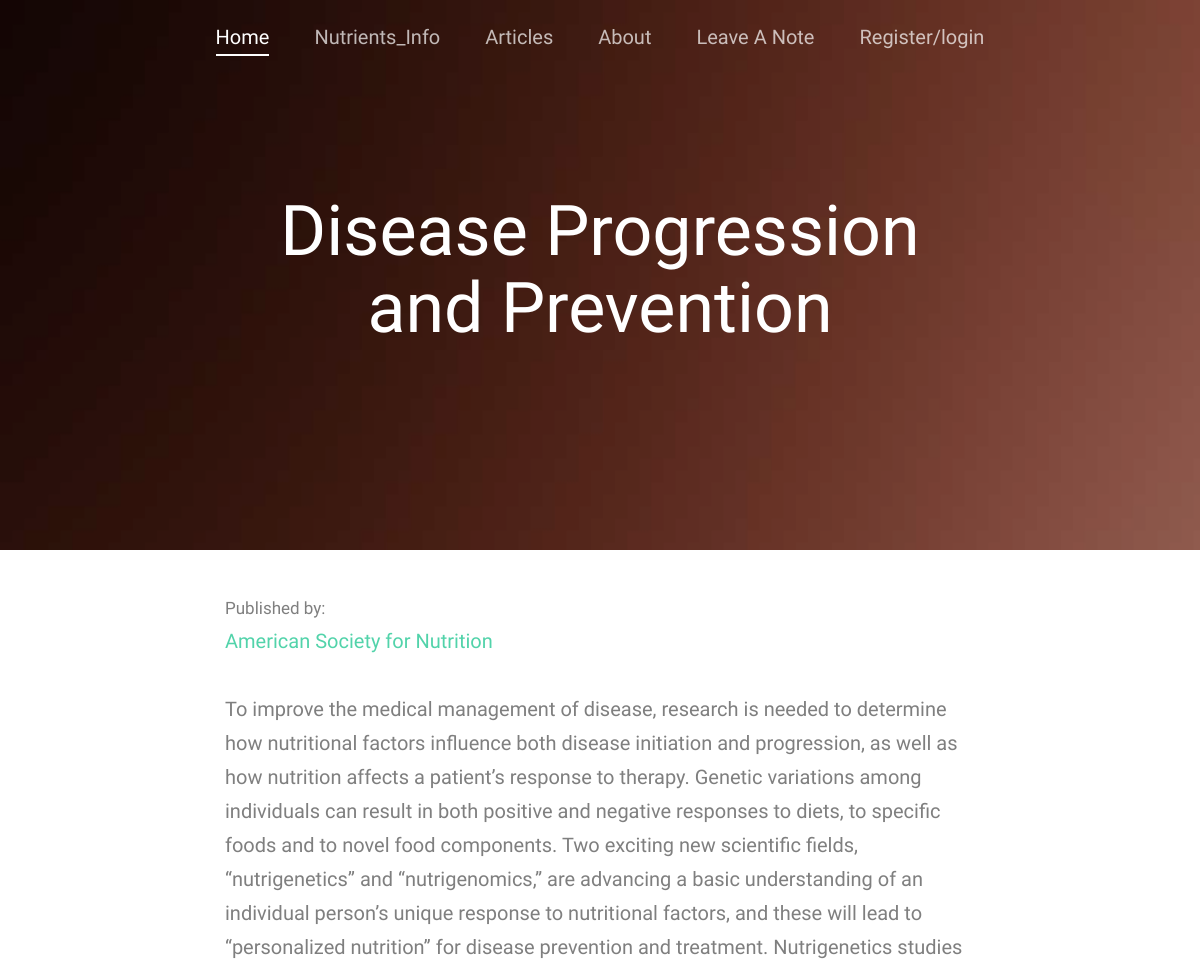
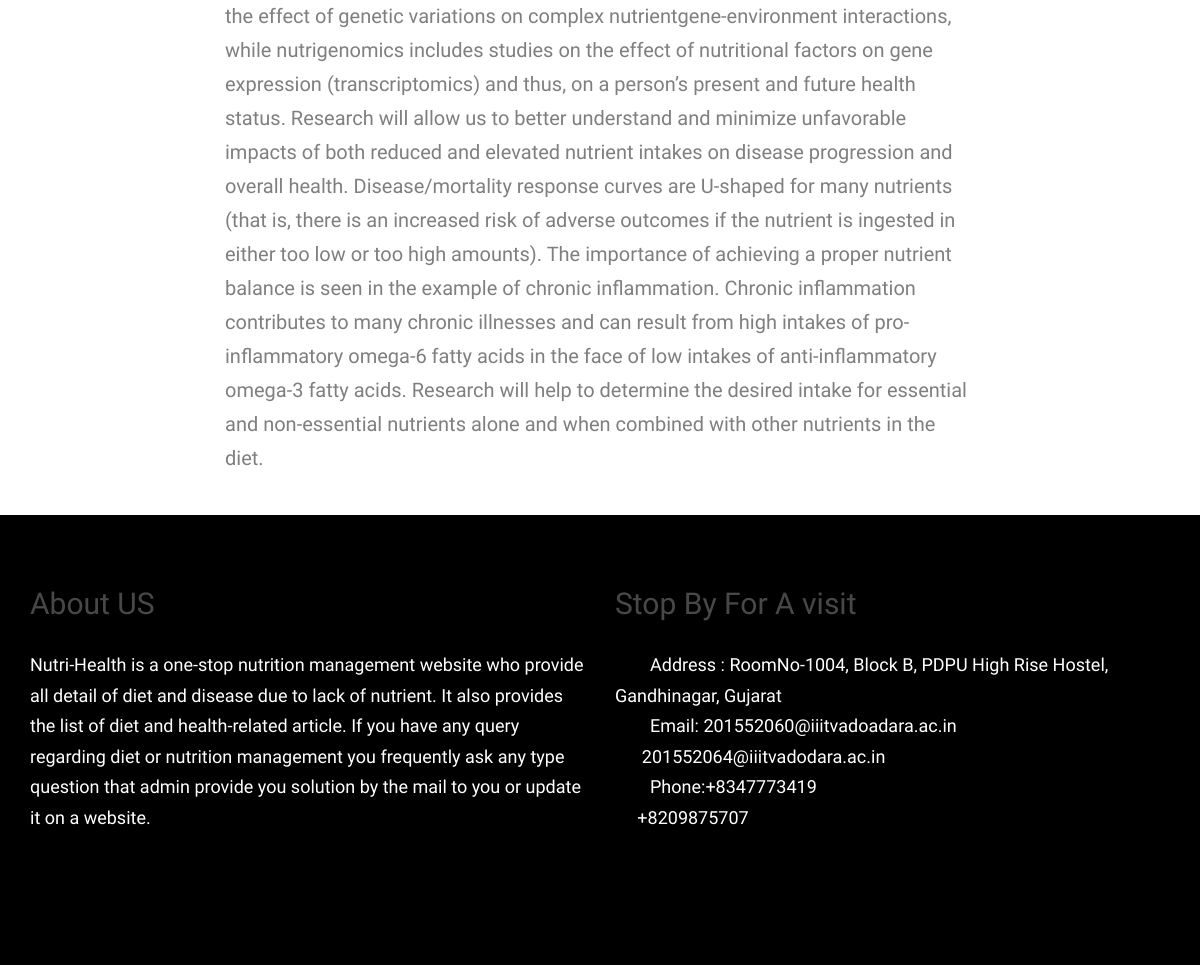
/articles/6/article/, run on the app's committed database (2 pictures, top to bottom).
### articles/models.py (models this page shows, shortened)
class Article(models.Model):
    user = models.ForeignKey(User, on_delete=models.CASCADE)
    title = models.CharField(max_length=75)
    content = models.TextField()
    publisher = models.CharField(max_length=50)
    date = models.DateField(default='MM/DD/YYYY')

### articles/views.py (the view)
# urls.py: url(r'^(?P<pk>[0-9]+)/article/$', views.full_article, name='full_article'),
def full_article(request, pk):
    article = Article.objects.get(pk=pk)
    return render(request, 'full_article.html', {'article': article})

### articles/templates/full_article.html (shortened to what this page needs)
{% extends 'base.html' %}
{% block body %}
  <div class="fh5co-hero"
       style="background-image: url(images/hero_2.jpg);"
       data-stellar-background-ratio="0.5">
    <div class="overlay"></div>
    <div class="container">
      <div class="row">
        <div
            class="col-md-8 col-md-offset-2 col-sm-12 col-sm-offset-0 col-xs-12 col-xs-offset-0 text-center fh5co-table">
          <div class="fh5co-intro fh5co-table-cell">
            <h1 class="text-center">{{ article.title }}</h1>
          </div>
        </div>
      </div>
    </div>
  </div>
<div class="fh5co-section">
  <div class="container">
    <div class="row">
      <div class="col-md-2"></div>
      <div class="col-md-8">
        <div class="float-right">
          <small>Published by:</small>
          <br>
          <a>{{ article.publisher }}</a>
        </div>
        <br>
        {{ article.content }}
      </div>
      <div class="col-md-2"></div>
    </div>
  </div>
</div>
{% endblock %}

### static/css/style.css (style rules this page uses)
body { font-family: "Work Sans", Arial, sans-serif; font-weight: 300; font-size: 20px; line-height: 1.7; color: #777777; color: #7f7f7f; background: #fff; height: 100%; position: relative; }
a { color: #52d3aa; -webkit-transition: 0.5s; -o-transition: 0.5s; transition: 0.5s; }
h1, h2, h3, h4, h5, h6 { color: rgba(72, 72, 72, 1); font-family: "Work Sans", Arial, sans-serif; font-weight: 300; margin: 0 0 30px 0; }
.fh5co-table, .fh5co-table-cell, .fh5co-hero, .fh5co-parallax { height: 550px; }
.fh5co-hero, .fh5co-parallax { background-color: #555; background-attachment: fixed; background-size: cover; position: relative; }
.fh5co-hero .overlay, .fh5co-parallax .overlay { position: absolute; top: 0; left: 0; right: 0; bottom: 0; background: black; opacity: .2; }
.fh5co-hero .fh5co-intro h1, .fh5co-parallax .fh5co-intro h1 { color: #fff; font-size: 70px; font-weight: 300; margin-bottom: 10px; }
.fh5co-table { display: table; }
.fh5co-table-cell { display: table-cell; vertical-align: middle; }
.fh5co-section { padding: 2em 0; }

### data on the page
Article: title "Disease Progression and Prevention", publisher "American Society for Nutrition", content "To improve the medical management of disease, research is needed to determine how nutritional factors influence both disease initiation and progression, as well as how nutrition affects a patient’s response to therapy. Genetic variations among individuals can result in both positive and negative responses to diets, to specific foods and to novel food components. Two exciting new scientific fields, “nutrigenetics” and “nutrigenomics,” are advancing a basic understanding of an individual person’s unique response to nutritional factors, and these will lead to “personalized nutrition” for disease prevention and treatment. Nutrigenetics studies the effect of genetic variations on complex…"
